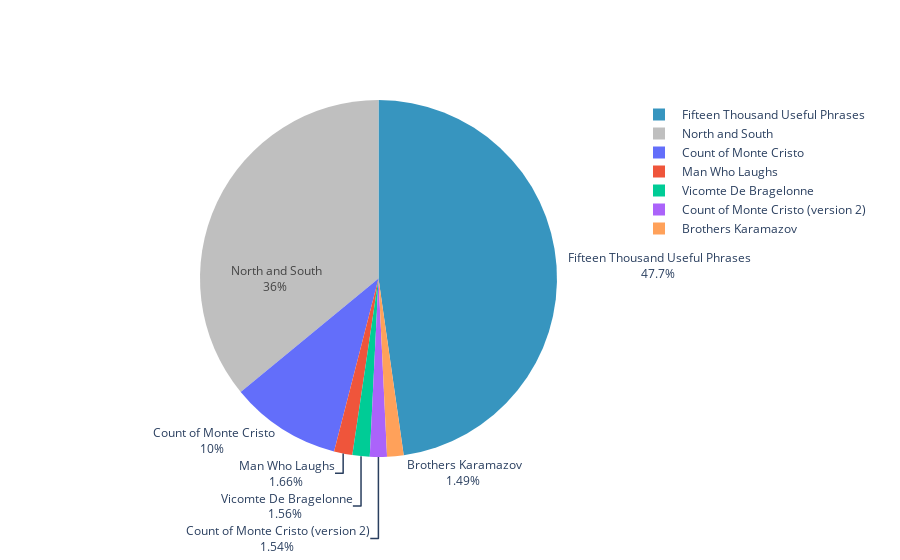

This figure's notebook cell:
### Code cell
labels = libridf[' PROJECT TITLE'].value_counts().index
values = libridf['SUBSET'].value_counts().values
colors=['#3795bf','#bfbfbf']

fig = go.Figure(data=[go.Pie(labels=labels, values=values, textinfo='label+percent',
                             insidetextorientation='radial',marker=dict(colors=colors))])
fig.show()

### Figure 1 — Plotly figure (JSON) as saved in the notebook; plotly's stock layout.template omitted (floating-point values rounded to 4 significant figures; data arrays with more than 128 entries replaced by an {"elided": "..."} marker saying what was removed)
{"data": [{"insidetextorientation": "radial", "labels": {"elided": "1598 str values"}, "marker": {"colors": ["#3795bf", "#bfbfbf"]}, "textinfo": "label+percent", "type": "pie", "values": [2784, 2097, 585, 97, 91, 90, 87]}], "layout": {"autosize": true}}
